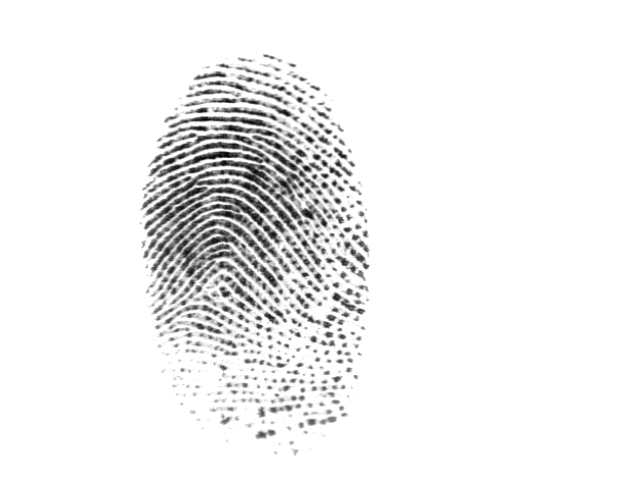
#> input picture pic5.tif, 640 x 480 px
$ python newtest.py   (Python 2 division)
#> lines starting #> are read from the running program, lines starting #| are printed output that depends on the picture; after the words box and inside, x2 and y2 are one past the last pixel; in counts of white or black regions, pixels touching at a corner belong together
### preprocess.py
#!/usr/bin/env python2
# -*- coding: utf-8 -*-
"""
Created on Sun Nov 20 15:14:54 2016

@author: zhangzimou

functions for preprocessing:
    foreground detection
    segmentation
    direction calculation
    ridge wavelength calculation
    Gabor filter
    ridge compensation
    thinning
    count cross number(CN)
"""

import cv2
from matplotlib import pyplot as plt
import numpy as np
from numpy.lib.stride_tricks import as_strided as ast
from numpy.fft import fft2
from numpy.fft import ifft2
from numpy.fft import fftshift
from scipy.signal import convolve2d
from basic import block_view
from basic import blockproc


# [11 lines left out: function enhance, not called in this run]


def foreground(img,blockSize=31):
    """calculate foreground in an image
    return: foreground
    """
    img=100*(img-np.mean(img))
    img[np.where(img>255)]=255
    img=cv2.boxFilter(img,-1,(blockSize,blockSize))
    img[np.where(img>150)]=255; img[np.where(img<=150)]=0
    img=cv2.boxFilter(img,-1,(blockSize/2,blockSize/2))
    img[np.where(img>0)]=255
    return img

def segmentation(img,h=480,w=320):
    """segment an image into given size
    return: segmented image, segmented foreground
    """
    imgfore=foreground(img)
    index=np.where(imgfore==0)
    nmin=np.min(index[0]);nmax=np.max(index[0]);mmin=np.min(index[1]);mmax=np.max(index[1])
    #midpoint=(np.array([(nmin+nmax)/2]),np.array([(mmin+mmax)/2]))
    nmid=(nmin+nmax)/2;mmid=(mmin+mmax)/2
    a=nmid-h/2;b=nmid+h/2;c=mmid-w/2;d=mmid+w/2
    if (a<=0):
        a=0;b=h
    if (b>=img.shape[0]):
        b=img.shape[0];a=b-h
    if (c<=0):
        c=0;d=w
    if (d>=img.shape[1]):
        d=img.shape[1];c=d-w
    return img[a:b,c:d],imgfore[a:b,c:d]

def calcDirection(img,blockSize):
    """calculate ridge directions in an image, using gradient method
    return: ridge directions
    """
    sobel_x=np.array([[1, 0, -1],[2, 0, -2],[1, 0, -1]])
    sobel_y=np.array([[1, 2, 1],[0, 0, 0],[-1,-2,-1]])
    par_x=convolve2d(img,sobel_x,mode='same')
    par_y=convolve2d(img,sobel_y,mode='same')
    N,M=np.shape(img)
    Vx=np.zeros((N/blockSize,M/blockSize))
    Vy=np.zeros((N/blockSize,M/blockSize))
    for i in xrange(N/blockSize):
        for j in xrange(M/blockSize):
            a=i*blockSize;b=a+blockSize;c=j*blockSize;d=c+blockSize
            Vy[i,j]=2*np.sum(par_x[a:b,c:d]*par_y[a:b,c:d])
            Vx[i,j]=np.sum(par_y[a:b,c:d]**2-par_x[a:b,c:d]**2)
    gaussianBlurSigma=2;    gaussian_block=5
    Vy=cv2.GaussianBlur(Vy,(gaussian_block,gaussian_block),gaussianBlurSigma,gaussianBlurSigma)
    Vx=cv2.GaussianBlur(Vx,(gaussian_block,gaussian_block),gaussianBlurSigma,gaussianBlurSigma)
    theta=0.5*np.arctan2(Vy,Vx)
    return theta


# [17 lines left out: functions blkWlDire, calcWlDire, not called in this run]

def blkwl(img):
    """Calculate wavelength  given an image block"""
    f=np.abs(fftshift(fft2(img)))
    origin=np.where(f==np.max(f));f[origin]=0;mmax=np.where(f==np.max(f))
    wl=2*img.shape[0]/(((origin[0]-mmax[0][0])*2)**2+((origin[1]-mmax[1][0])*2)**2)**0.5
    return wl

def calcWl(img,blockSize):
    """calculation wavelength of every blocks in a given image
    """
    wl=np.zeros((img.shape[0]/blockSize,img.shape[1]/blockSize))
    B=block_view(img,(blockSize,blockSize))
    for w,b in zip(wl,B):
        w[:]=map(lambda b: blkwl(b),b)
    # Gaussian smoothing
    gaussianBlurSigma=4;    gaussian_block=7
    wl=cv2.GaussianBlur(wl,(gaussian_block,gaussian_block),gaussianBlurSigma,gaussianBlurSigma)
    return wl

# [168 lines left out: functions GaborFilter_, GaborFilter, ridgeComp, ridgeComp2, fill, countCrossNum and 2 more, not called in this run]

### basic.py
#!/usr/bin/env python2
# -*- coding: utf-8 -*-
"""
Created on Sun Nov 20 15:13:26 2016

@author: zhangzimou

some basic functions
"""

import cv2
from matplotlib import pyplot as plt
import numpy as np
from numpy.lib.stride_tricks import as_strided as ast
from numpy.fft import fft2
from numpy.fft import ifft2
from numpy.fft import fftshift
from scipy.signal import convolve2d

def block_view(A, block= (3, 3)):
    """Provide a 2D block view to 2D array. No error checking made.
    Therefore meaningful (as implemented) only for blocks strictly
    compatible with the shape of A."""
    # simple shape and strides computations may seem at first strange
    # unless one is able to recognize the 'tuple additions' involved ;-)
    shape= (A.shape[0]/ block[0], A.shape[1]/ block[1])+ block
    strides= (block[0]* A.strides[0], block[1]* A.strides[1])+ A.strides
    return ast(A, shape= shape, strides= strides)
# [16 lines left out: function blockproc, not called in this run]


def inverse(img):
    return 255-img

# [24 lines left out: functions binarize2, binarize, not called in this run]


def imshow(img):
    plt.imshow(img,cmap='gray',vmin=0,vmax=255,interpolation='nearest')

# [10 lines left out: functions normalize, normalize2, not called in this run]

### newtest.py
#!/usr/bin/env python2
# -*- coding: utf-8 -*-
"""
Created on Sun Nov 20 16:01:52 2016

@author: zhangzimou
"""

import cv2
import numpy as np
from matplotlib import pyplot as plt
from matplotlib.patches import Rectangle
from scipy.signal import convolve2d
import time
from basic import imshow
import basic
from preprocess import enhance
import preprocess as pre
from minutiaeExtract import minutiaeExtract


start=time.clock()
img_origin=cv2.imread('pic5.tif',0)
#> img_origin is the input picture: shape (480, 640); min 1, max 255, mean 240.1
img_origin,imgfore=pre.segmentation(img_origin)
#> in foreground, `img[np.where(img <= 150)] = 0`:
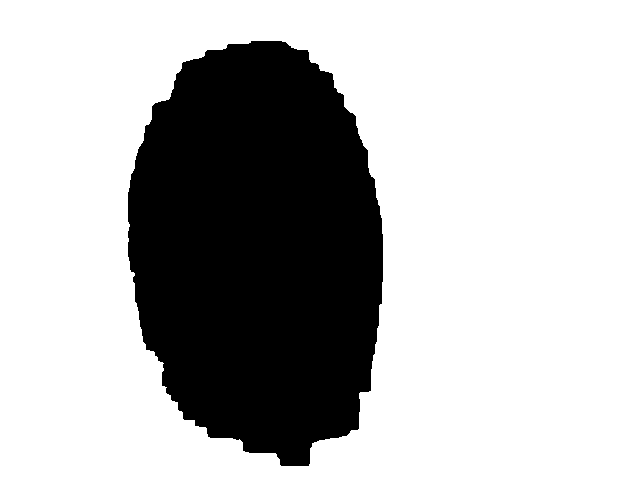
#> img: shape (480, 640) float64; 72.2% white; 1 black region, box (x1, y1, x2, y2) and area: (128, 41, 383, 466) 85265
#> in foreground, `img[np.where(img>0)]=255`:
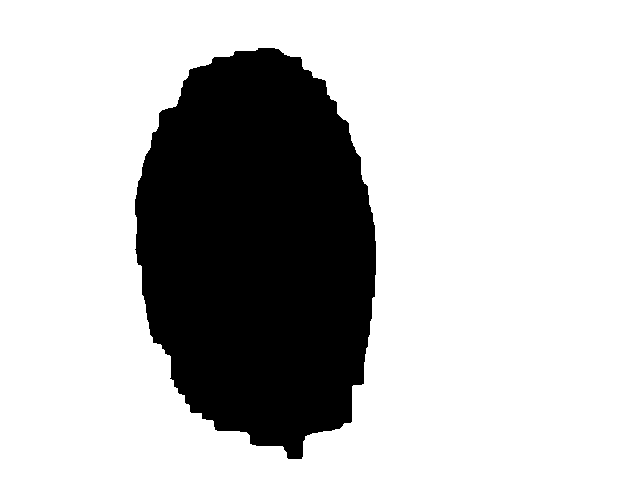
#> img: shape (480, 640) float64; 75.3% white; 1 black region, box (x1, y1, x2, y2) and area: (135, 48, 376, 459) 75841
#> in segmentation, `index=np.where(imgfore==0)`: index = 75841 positions, rows 48 to 458, columns 135 to 375
#> in segmentation, `nmin = np.min(index[0])`: nmin = 48
#> in segmentation, `nmax = np.max(index[0])`: nmax = 458
#> in segmentation, `mmin = np.min(index[1])`: mmin = 135
#> in segmentation, `mmax = np.max(index[1])`: mmax = 375
#> in segmentation, `nmid = (nmin + nmax) / 2`: nmid = 253
#> in segmentation, `mmid = (mmin + mmax) / 2`: mmid = 255
#> in segmentation, `a = nmid - h / 2`: a = 13
#> in segmentation, `b = nmid + h / 2`: b = 493
#> in segmentation, `c = mmid - w / 2`: c = 95
#> in segmentation, `d = mmid + w / 2`: d = 415
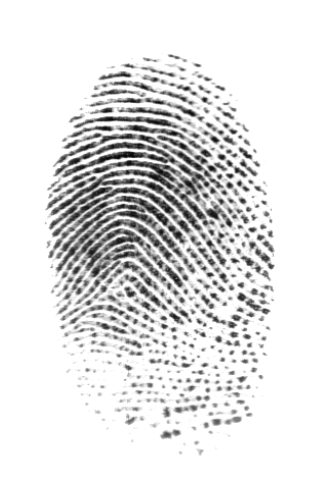
#> img_origin: shape (480, 320); min 1, max 255, mean 225.3
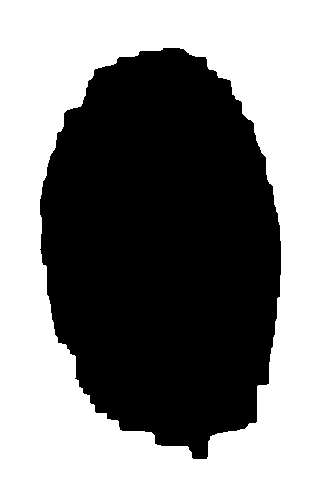
#> imgfore: shape (480, 320) float64; 50.6% white; 1 black region, box (x1, y1, x2, y2) and area: (40, 48, 281, 459) 75841
blockSize=16
theta=pre.calcDirection(img_origin,blockSize)
#> in calcDirection, `par_y=convolve2d(img,sobel_y,mode='same')`:
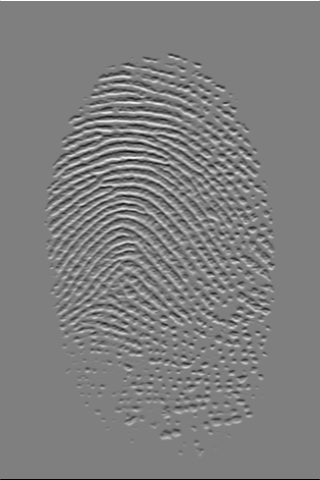
#> par_y: shape (480, 320) int64; min -1020, max 1020, mean 0; drawn with min black and max white
#> after the loop in calcDirection, `for i in xrange(N/blockSize):`:
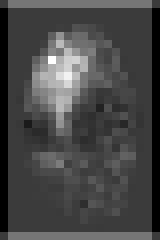
#> Vx: shape (30, 20) float64 (shown 8 times larger); min -16646400, max 55012864, mean 3374870.1; drawn with min black and max white
#> in calcDirection, `theta=0.5*np.arctan2(Vy,Vx)`:
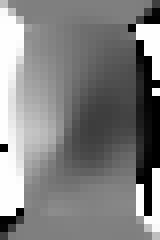
#> theta: shape (30, 20) float64 (shown 8 times larger); min -1.57, max 1.57, mean 0.0239; drawn with min black and max white
wl=pre.calcWl(img_origin,blockSize)
#> in block_view, `strides= (block[0]* A.strides[0], block[1]* A.strides[1])+ A.strides`: strides = (10240, 16, 640, 1)
#> the loop in calcWl, `for w,b in zip(wl,B):` made 1 pass
#> (the run stopped early here; a loop or call above may not have finished)

$ run again, with pic4.tif copied over pic5.tif
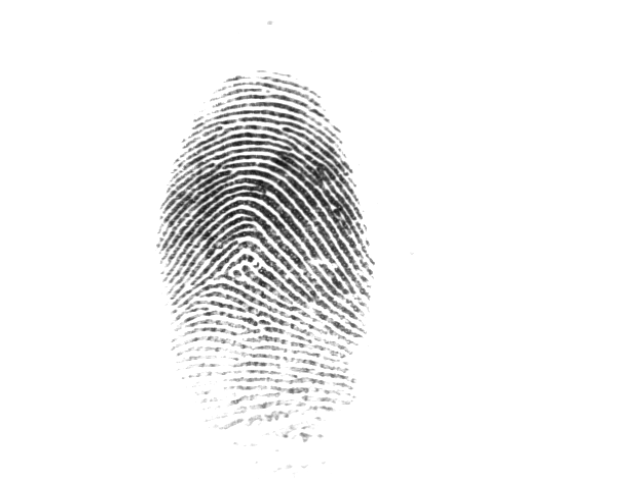
#> input picture pic4.tif, 640 x 480 px
#> img_origin is the input picture: shape (480, 640); min 14, max 255, mean 241.6
#> in foreground, `img[np.where(img>0)]=255`:
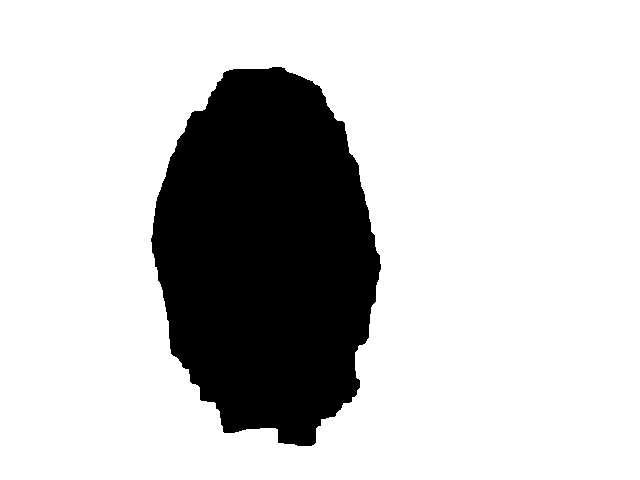
#> img: shape (480, 640) float64; 79% white; 1 black region, box (x1, y1, x2, y2) and area: (151, 67, 381, 446) 64469
#> index = 64469 positions, rows 67 to 445, columns 151 to 380
#> nmin = 67
#> nmax = 445
#> mmin = 151
#> in segmentation, `mmax = np.max(index[1])`: mmax = 380
#> nmid = 256
#> mmid = 265
#> in segmentation, `a = nmid - h / 2`: a = 16
#> in segmentation, `b = nmid + h / 2`: b = 496
#> c = 105
#> d = 425
#> img_origin: shape (480, 320)
#> imgfore: shape (480, 320) float64; 58% white; 1 black region, box (x1, y1, x2, y2) and area: (46, 67, 276, 446) 64469
#> in calcDirection, `theta=0.5*np.arctan2(Vy,Vx)`:
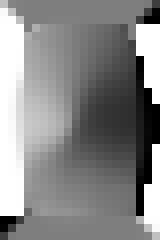
#> theta: shape (30, 20) float64 (shown 8 times larger); min -1.57, max 1.57, mean 0.118; drawn with min black and max white
#> strides = (10240, 16, 640, 1)
#> the loop in calcWl, `for w,b in zip(wl,B):` made 1 pass

$ run again, with pic1.png saved as pic5.tif
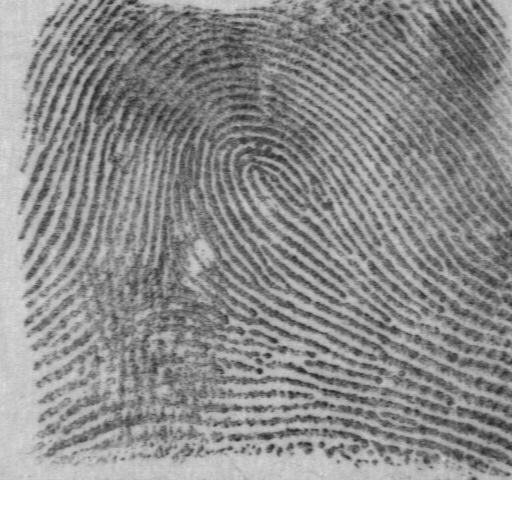
#> input picture pic1.png, 512 x 512 px
#> img_origin is the input picture: shape (512, 512); min 36, max 255, mean 146.2
#> in foreground, `img[np.where(img>0)]=255`:
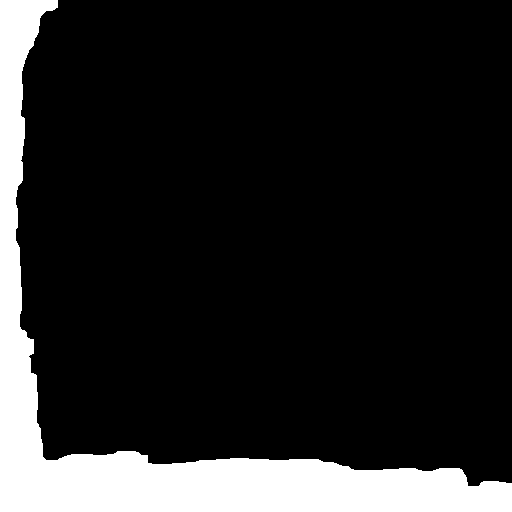
#> img: shape (512, 512) float64; 14.4% white; 1 white region, box (x1, y1, x2, y2) and area: (0, 0, 512, 512) 37724
#> index = 224420 positions, rows 0 to 485, columns 16 to 511
#> nmin = 0
#> nmax = 485
#> mmin = 16
#> in segmentation, `mmax = np.max(index[1])`: mmax = 511
#> nmid = 242
#> mmid = 263
#> a = 2
#> b = 482
#> c = 103
#> d = 423
#> img_origin: shape (480, 320)
#> imgfore: shape (480, 320) float64; 4.3% white; 1 white region, box (x1, y1, x2, y2) and area: (0, 449, 320, 480) 6533
#> in calcDirection, `theta=0.5*np.arctan2(Vy,Vx)`:
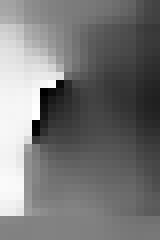
#> theta: shape (30, 20) float64 (shown 8 times larger); min -1.55, max 1.57, mean -0.0892; drawn with min black and max white
#> strides = (8192, 16, 512, 1)
#> the loop in calcWl, `for w,b in zip(wl,B):` made 1 pass
